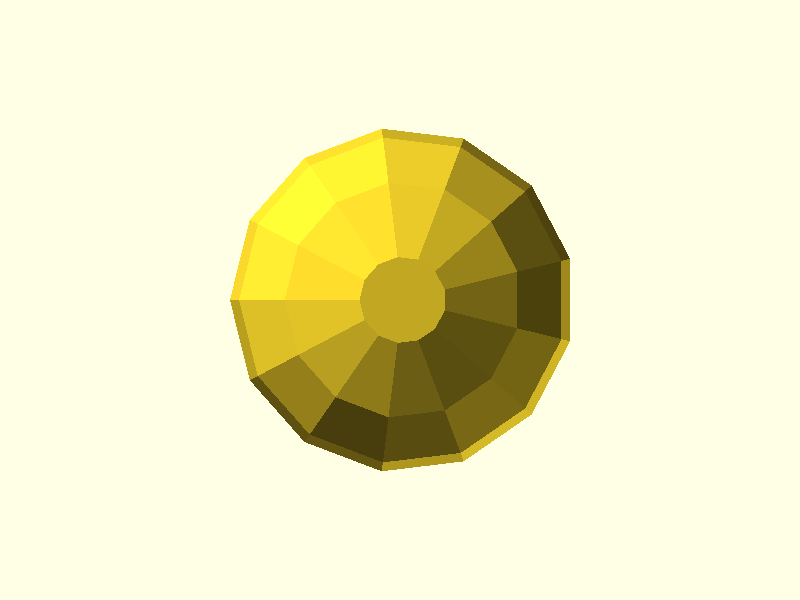
#> input picture dataset/train/ast_only/scad_00001/view_back.png, 800 x 600 px
$ python diff_png.py ../dataset/train/ast_only/scad_00001/view_back.png ../dataset/train/ast_only/scad_00001/view_front.png
#> lines starting #> are read from the running program, lines starting #| are printed output that depends on the picture; long printed decimals are rounded
#!/usr/bin/env python3
"""Compute a diff value between two PNG images.

Primary strategy:
- Use Pillow + NumPy to compute the per-pixel Root-Mean-Square (RMS)
  difference normalized to [0.0, 1.0].

Fallback:
- If PIL/NumPy are not available, attempt to call ImageMagick's `compare`
  with the `-metric RMSE` option and parse the output.

Function
--------
diff_png(png1: str, png2: str) -> float
    Accepts absolute paths to two PNG files and returns a float diff value.
    Lower is more similar. The returned RMSE value is normalized to [0.0, 1.0]
    (0.0: identical; 1.0: maximal per-channel difference).

Notes
-----
- The function requires that both images have the same dimensions. If sizes
  differ, a ValueError is raised. This preserves exact pixel-wise comparison.
- It raises FileNotFoundError if files are missing, and RuntimeError if no
  supported diff backend is available.
"""

from __future__ import annotations

import os
import re
import shlex
import subprocess
from typing import Optional

# Try to import PIL/NumPy but keep imports local inside function to avoid hard
# dependency at import time for callers that only want CLI fallback behavior.


def _is_abs_path(p: str) -> bool:
    return os.path.isabs(p)


def _ensure_abs(p: str) -> str:
    if not _is_abs_path(p):
        return os.path.abspath(p)
    return p


def diff_png(png1: str, png2: str) -> float:
    """Compute normalized RMS difference between two PNG files.

    Parameters
    ----------
    png1, png2 : str
        Absolute or relative paths to PNG files. Relative paths will be resolved.

    Returns
    -------
    float
        Normalized RMSE in range [0.0, 1.0]. Smaller => more similar.

    Raises
    ------
    FileNotFoundError
        If either input path does not exist.
    ValueError
        If images have different sizes.
    RuntimeError
        If no diff backend (Pillow+NumPy or ImageMagick) is available or parsing fails.
    """
    p1 = _ensure_abs(png1)
    p2 = _ensure_abs(png2)

    if not os.path.exists(p1):
        raise FileNotFoundError(f"File not found: {p1}")
    if not os.path.exists(p2):
        raise FileNotFoundError(f"File not found: {p2}")

    # Try PIL + NumPy first (native, fast, no external CLI)
    try:
        from PIL import Image
        import numpy as np  # type: ignore
    except Exception:
        Image = None  # type: ignore
        np = None  # type: ignore

    if Image is not None and np is not None:
        img1 = Image.open(p1).convert("RGBA")
        img2 = Image.open(p2).convert("RGBA")
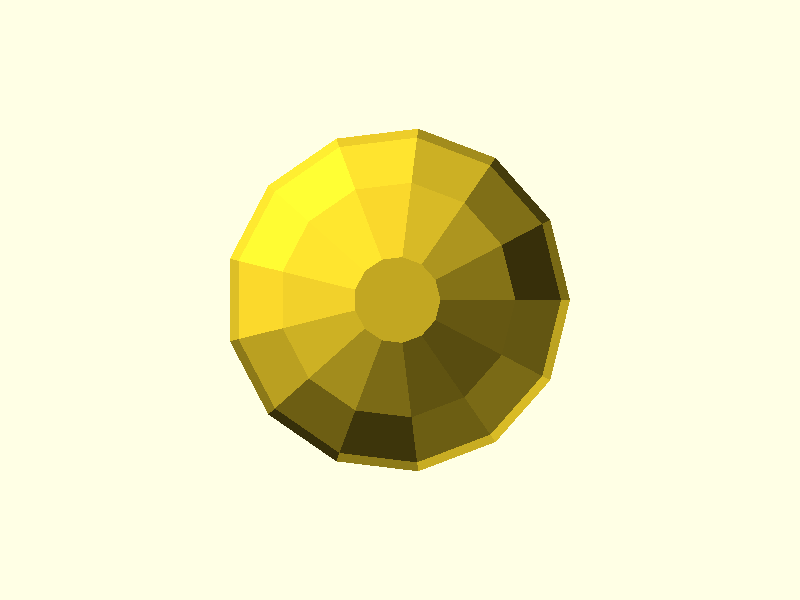
#> input picture dataset/train/ast_only/scad_00001/view_front.png, 800 x 600 px

        if img1.size != img2.size:
            raise ValueError(f"Image sizes differ: {img1.size} vs {img2.size}")

        a1 = np.asarray(img1).astype(np.float32)
        a2 = np.asarray(img2).astype(np.float32)

        # Compute per-channel squared difference, mean over all channels & pixels
        diff = a1 - a2
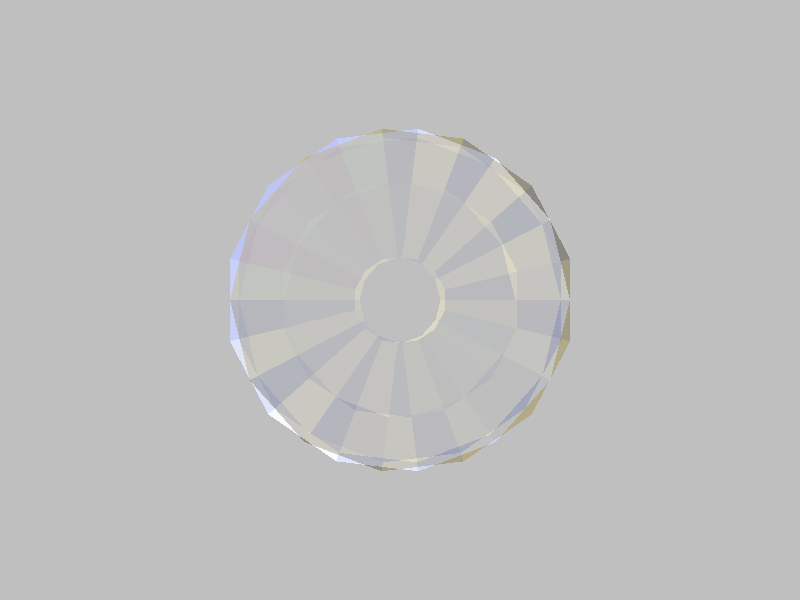
#> diff: shape (600, 800, 4) float32; mean R, G, B, A 0.2, 0.1, 0, 0; transparent parts drawn white
        mse = float((diff * diff).mean())
#> mse = 185.6
        rmse = float(mse ** 0.5)
#> rmse = 13.63

        # Max possible per-channel diff is 255. We normalize by 255 to give a
        # value in [0, 1].
        rmse_norm = rmse / 255.0
#> rmse_norm = 0.0534
        return rmse_norm

    # Fallback: use ImageMagick's `compare -metric RMSE`
    # Example output to stderr: "18345 (0.12345)"
    compare_cmd = ["compare", "-metric", "RMSE", p1, p2, "null:"]

    try:
        proc = subprocess.run(compare_cmd, stdout=subprocess.PIPE, stderr=subprocess.PIPE, check=False)
    except FileNotFoundError:
        raise RuntimeError(
            "No supported image diff backend available. Install Pillow+NumPy "
            "or ImageMagick (`compare` command)."
        )

    # ImageMagick writes metric output to stderr for compare -metric RMSE
    stderr = proc.stderr.decode("utf-8", errors="ignore").strip()
    stdout = proc.stdout.decode("utf-8", errors="ignore").strip()

    text = stderr if stderr else stdout

    # Try to parse a parenthesized normalized value: e.g. "18345 (0.12345)"
    m = re.search(r"\(([-+eE0-9.]+)\)", text)
    if m:
        try:
            val = float(m.group(1))
            # ImageMagick's normalized RMSE is already in [0, 1] (per-pixel),
            # so we can directly return it.
            return val
        except Exception:
            pass

    # As a fallback, try to parse the first floating number in the output
    m2 = re.search(r"([-+eE0-9]*\.?[0-9]+(?:[eE][-+]?\d+)?)", text)
    if m2:
        try:
            val = float(m2.group(1))
            # If this looks larger than 1.0 it's probably the raw pixel RMSE;
            # attempt to normalize if reasonable (>1 and <=255).
            if val > 1.0 and val <= 255.0:
                return val / 255.0
            return val
        except Exception:
            pass

    raise RuntimeError(f"Unable to parse compare output: {text!r}")


# Optional CLI for quick checks:
if __name__ == "__main__":
    import argparse
    parser = argparse.ArgumentParser(description="Compute normalized RMSE diff between two PNGs.")
    parser.add_argument("png1", help="Path to first PNG")
    parser.add_argument("png2", help="Path to second PNG")
    parser.add_argument("--raw", action="store_true", help="Print raw (un-normalized) RMSE * 255 value when using PIL+NumPy backend")
    args = parser.parse_args()

    try:
        val = diff_png(args.png1, args.png2)
#> val = 0.0534
    except Exception as e:
        print("ERROR:", e)
        raise SystemExit(2)

    print(val)
#| 0.05343
